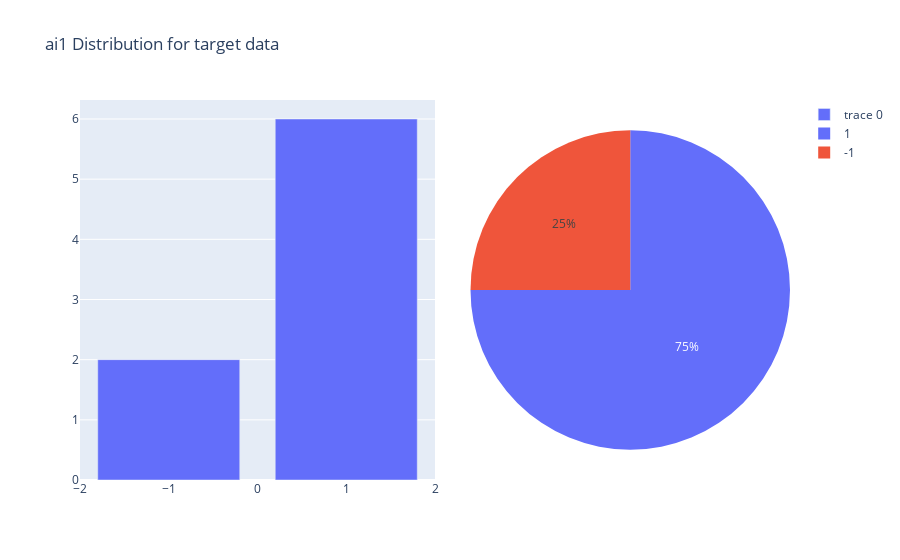

The code cell stored with this chart in its notebook:
### Code cell
pie_plot(df_train[df_train['ai1']>=29.9], 'ai1')

### Figure 1 — Plotly figure (JSON) as saved in the notebook; plotly's stock layout.template omitted (floating-point values rounded to 4 significant figures)
{"data": [{"type": "bar", "x": [1, -1], "y": [6, 2]}, {"domain": {"x": [0.55, 1]}, "labels": [1, -1], "type": "pie", "values": [6, 2]}], "layout": {"autosize": true, "title": {"text": "ai1 Distribution for target data"}, "xaxis": {"autorange": true, "domain": [0, 0.5], "range": [-2, 2], "type": "linear"}, "yaxis": {"autorange": true, "range": [0, 6.316], "type": "linear"}}}
